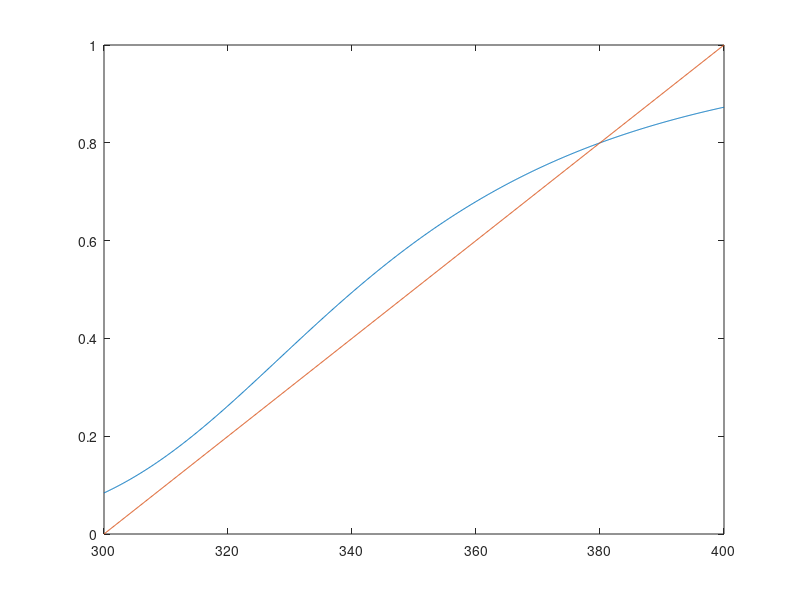

Source code (MATLAB):
F = 10; % volumetric flow rate of feed [L/min]
CA0 = 4; % feed concentration of CA [mol/L]
CS0 = 4; % feed concentration of solvent [mol/L]
V = 500; % volume of reactor [L]

Hrxn = -3300; % heat of reaction [cal/mol]
CPA = 15; % heat capacity of A and B [cal/mol/K]
CPS = 18; % heat capacity of solvent [cal/mol/K]
k_300 = 0.0005; % rate constant at 300 K [L/mol/min]
Ea = 15000; % activation energy [cal/mol]
R = 1.987; % gas constant [cal/mol/K]
Tin = 300; % entrance temperature [K]

T = 300:0.1:400;
k = k_300.*exp(Ea./R.*(1./300.-1./T)); % rate constant at T [L/mol/min] 

% x_T(1) = xA, conversion
% x_T(2) = T, steady-state temperature T [K] in the reactor

a=k.*CA0.*V;
b=-1.*(F+2.*k.*CA0.*V);
c=k.*CA0.*V;

x=(-1.*b-(b.^2.-4.*a.*c).^(1/2))./(2*a);
EB=(CA0.*CPA.*(T - Tin) + CS0.*CPS.*(T - Tin))./(CS0.*-Hrxn);
plot(T,x)
hold on
plot(T,EB)

